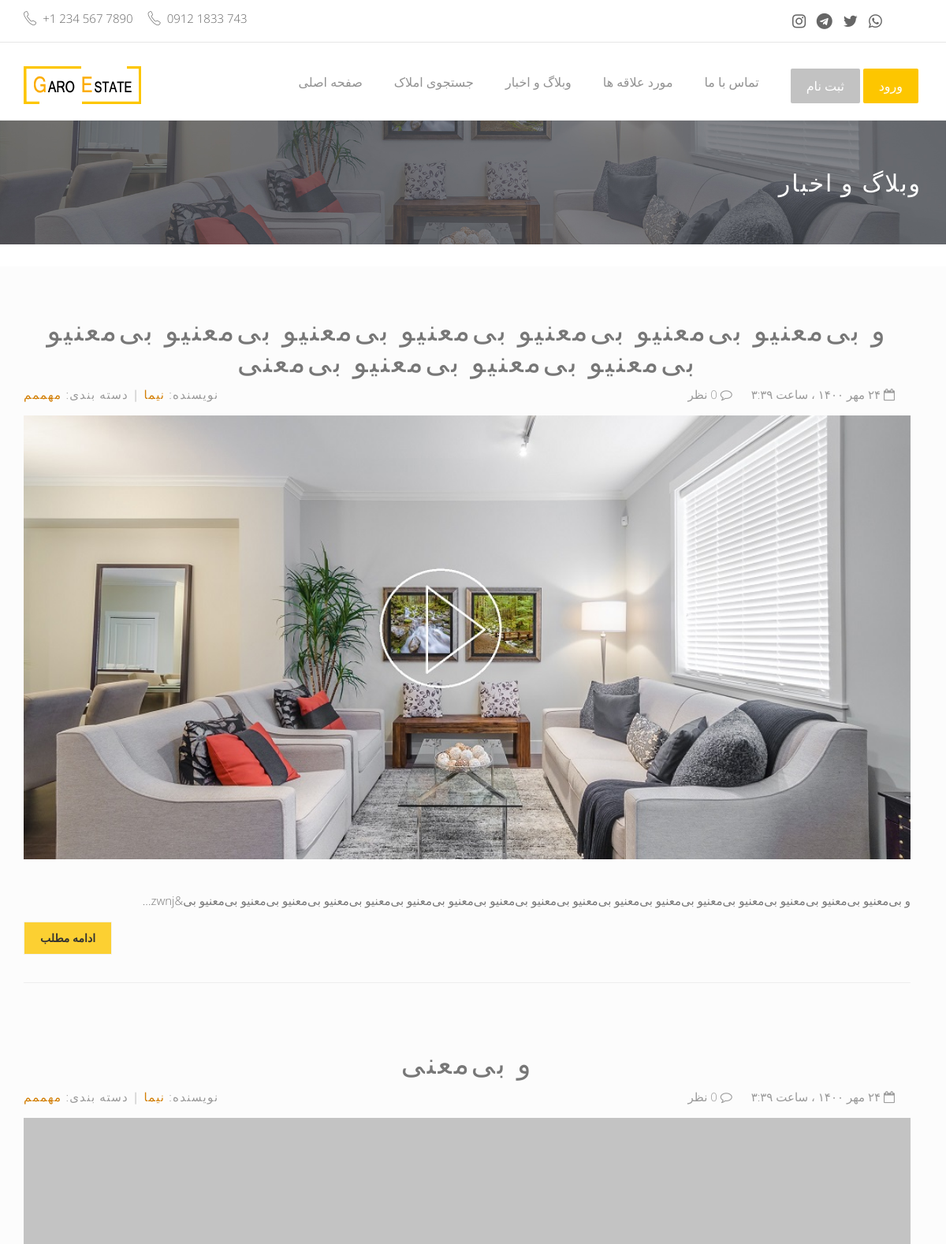
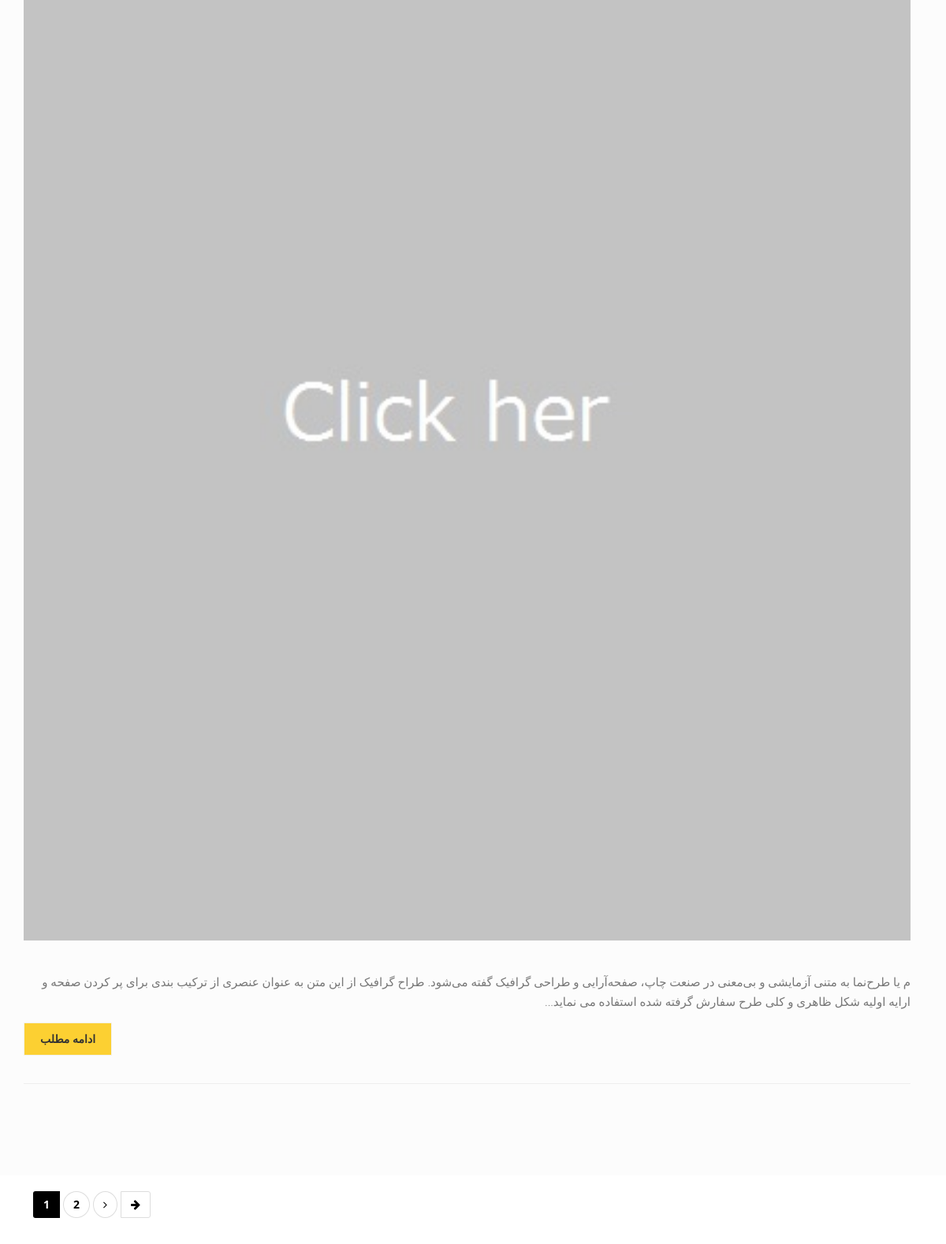
Screenshot of /blog/ (upper part) with the database file from the repository (2 pictures, top to bottom).
### blogApp/models.py (models this page shows, shortened)
class Post(models.Model):
    title = models.CharField(max_length=255)
    title_tag = models.CharField(max_length=255, default='Blog Post')
    slug = models.SlugField(max_length=255, null=True, blank=True)
    author = models.ForeignKey(User, on_delete=models.CASCADE)
    img = models.ImageField(upload_to='blog', null=True)
    body = RichTextField(blank=False, null=True)
    comments = models.ManyToManyField(PostComment, blank=True)
    post_date = models.DateTimeField(auto_now_add=True)
    category = models.ForeignKey(Categories, null=True, on_delete=models.PROTECT, related_name='category_set')
    def j_post_date(self):
        return jalali_converter(self.post_date)

class Categories(models.Model):
    categoryname = models.CharField(max_length=255)
    def __str__(self):
        return self.categoryname

### blogApp/views.py (the view)
# urls.py: path('', blog.as_view(), name="blog"),
class blog(ListView):
   model = Post
   template_name = 'blog_list.html'
   context_object_name = 'posts'
   cats = Categories.objects.all()
   ordering = ['-post_date']
   paginate_by = 2
   def get_context_data(self, *args, **kwargs):
      cat_list = Categories.objects.all()
      latestpost_list = Post.objects.all().order_by('-post_date')[:3]
      context = super(blog, self).get_context_data(*args, **kwargs)
      context["cat_list"] = cat_list
      context["latestpost_list"] = latestpost_list
      return context

### extensions/jalali.py (called while the page is built)
    def persian_tuple(self):
        return self.persian_year, self.persian_month, self.persian_day

### extensions/utils.py (called while the page is built)
def persian_number_converter(mystr):
    number = {
        '1': '۱',
        '2': '۲',
        '3': '۳',
        '4': '۴',
        '5': '۵',
        '6': '۶',
        '7': '۷',
        '8': '۸',
        '9': '۹',
        '0': '۰',
    }
    for e, p in number.items():
        mystr = mystr.replace(e, p)
    return mystr

def jalali_converter(time):
    jmonth = ['فرودین', 'اردیبهشت', 'خرداد', 'تیر', 'مرداد', 'شهریور', 'مهر', 'آبان', 'آذر', 'دی', 'بهمن', 'اسفند', ]
    time = timezone.localtime(time)
    time_to_string = '{},{},{}'.format(time.year, time.month, time.day)
    time_to_tuple = jalali.Gregorian(time_to_string).persian_tuple()
    time_to_list = list(time_to_tuple)
    for index, month in enumerate(jmonth):
        if time_to_list[1] == index + 1:
            time_to_list[1] = month
            break
    output = '{} {} {} ، ساعت {}:{}'.format(
        time_to_list[2],
        time_to_list[1],
        time_to_list[0],
        time.hour,
        time.minute,
    )
    return persian_number_converter(output)

### templates/blog_list.html (shortened to what this page needs)
{% extends 'base.html' %}
{% block content %}
<div class="page-head">
    <div class="container">
        <div class="row" dir="rtl" align="right">
            <div class="page-head-content">
                <h1 class="page-title"> وبلاگ و اخبار </h1>
            </div>
        </div>
    </div>
</div>
<br>
<div class="content-area blog-page padding-top-40" style="background-color: #FCFCFC; padding-bottom: 55px;">
    <div class="container">
        <div class="row">
            <div class="blog-lst col-md-12 pl0">
               {% for post in posts %}
                <section class="post">
                    <div class="text-center padding-b-50">
                        <h2 class="wow fadeInLeft animated" dir="rtl"> {{post.title}} </h2>
                    </div>
                    <div class="row">
                        <div class="col-sm-6">
                            <p class="author-category">
                                نویسنده:  <a href="#"> {{post.author.first_name}} </a> |
                                دسته بندی:  <a href="#"> {{post.category}} </a>
                            </p>
                        </div>
                        <div class="col-sm-6 right">
                            <p class="date-comments" dir="rtl">
                                <a href="#"><i class="fa fa-calendar-o"></i> {{post.j_post_date }} </a>
                                <a href="#"><i class="fa fa-comment-o"></i> {{ post.comments.all.count }} نظر</a>
                            </p>
                        </div>
                    </div>
                    <div class="image wow fadeInLeft animated">
                        <a href="single.html">
                            <img src="{{post.img.url}}" class="img-responsive" alt="Example blog post alt">
                        </a>
                    </div>
                    <div dir="rtl" align="right">
                      <p class="intro"> {{post.body | slice:':250' | safe}}... </p>
                    </div>
                    <p dir="rtl" align="left">
                        <a href="{% url 'blog-detail' post.slug %}" class="btn btn-default btn-border"> ادامه مطلب </a>
                    </p>
                    <hr>
                </section>
               {% endfor %}
            </div>
        </div>
    </div>
</div>
<div class="container">
  <div class="row">
    <div class="col-lg-12">
      <nav aria-label="...">
        <ul class="pagination">
        {% if is_paginated %}
          {% for num in page_obj.paginator.page_range %}
            {% if num == page_obj.number %}
              <li class="page-item active"><a class="page-link" style="color:#ffffff; background-color: black; border-color: black;" href="?page={{num}}">{{num}}</a></li>
            {% elif num > page_obj.number|add:'-2' and num < page_obj.number|add:'2' %}
              <li class="page-item"><a class="page-link" style="color:black" href="?page={{num}}">{{num}}</a></li>
            {% endif %}
          {% endfor %}
          {% if page_obj.has_next %}
            <li class="page-item"><a class="page-link" style="color:black" href="?page={{page_obj.next_page_number}}"><i class="fa fa-angle-right" aria-hidden="true"></i></a></li>
            <li class="page-item"><a class="page-link" style="color:black" href="?page={{ page_obj.paginator.num_pages }}"><i class="fa fa-arrow-right" aria-hidden="true"></i></a></li>
          {% endif %}
        {% endif %}
        </ul>
      </nav>
    </div>
  </div>
</div>
{% endblock %}

### core/static/assets/css/style.css (style rules this page uses)
html, body { width: 100%; overflow-x: hidden; }
body { height:100%; font-family: 'Open Sans', sans-serif; font-weight: 300; padding:0; margin:0; font-size:14px; line-height: 28px; color: #777; background: #fff; position: relative; }
h1, .h1, h2, .h2, h3, .h3, h4, .h4, h5, .h5, h6, .h6, p, .navbar, .brand, .btn-simple { -moz-osx-font-smoothing: grayscale; -webkit-font-smoothing: antialiased; }
h1, .h1, h2, .h2, h3, .h3, h4, .h4 { font-weight: 400; }
h1, .h1 { font-size: 52px; }
h2, .h2 { font-size: 36px; }
p { font-size: 15px; line-height: 1.6180em; }
p { padding: 0px 0px 1em; margin:0; }
a { color: #d27e04; outline: 0; font-weight: bold; -webkit-transition: all .8s ease; transition: all .8s ease; }
img { height: auto; max-width: 100%; vertical-align: middle; border: 0px none; }
.btn { border-width: 2px; background-color: rgba(0,0,0,.0); font-weight: 400; opacity: 0.8; padding: 8px 16px; }
.btn-default { color: #777777; border-color: #999999 }
.btn-default { border-radius: 1px; padding: 10px 20px; border: 1px solid #FDC600; color: #000; background-color: #FDC600; border-color: #F0F0F0; font-weight: 600; }
.pagination > li > a, .pagination > li > span, .pagination > li:first-child > a, .pagination > li:first-child > span, .pagination > li:last-child > a, .pagination > li:last-child > span { border-radius: 50%; margin: 0 2px; color: #777777; }
.pagination > li.active > a, .pagination > li.active > span, .pagination > li.active > a:hover, .pagination > li.active > span:hover, .pagination > li.active > a:focus, .pagination > li.active > span:focus { background-color: #2CA8FF; border: 0; color: #FFFFFF; padding: 7px 13px; }
.page-head { background: #494C53 url("../../assets/img/page-header.jpg") no-repeat scroll center top / cover; color:#FFF; position: relative; min-height: 140px; }
.page-head-content { padding-top: 52px; padding-bottom: 52px; }
.page-head-content .page-title { margin: 0px; padding: 10px 16px; font-size: 30px; font-weight: 300; text-transform: uppercase; letter-spacing: 2px; }
.content-area { background-color: #FCFCFC; padding-bottom: 55px; }
.page-title { padding-top: 55px; }
.pagination { height: 40px; margin: 20px 10px; }
.pagination li { display: inline; }
.pagination a, .pagination span { float: left; padding: 0 14px; line-height: 38px; text-decoration: none; background-color: #ffffff; border: 1px solid #dddddd; border-left-width: 0; }
.pagination a:hover, .pagination .active a, .pagination .active span { background-color: #f5f5f5; }
.pagination .active a, .pagination .active span { color: #999999; cursor: default; }
.pagination li:first-child a, .pagination li:first-child span { border-left-width: 1px; -webkit-border-radius: 3px 0 0 3px; -moz-border-radius: 3px 0 0 3px; border-radius: 3px 0 0 3px; }
.pagination li:last-child a, .pagination li:last-child span { -webkit-border-radius: 0 3px 3px 0; -moz-border-radius: 0 3px 3px 0; border-radius: 0 3px 3px 0; }
.padding-top-40 { padding-top: 40px; }
.pl0 { padding-left:0px !important; }
.right { text-align: right; }
.blog-lst img { width:100%; padding-bottom: 15px; }
.blog-page .post, #blog-homepage .post { margin-bottom: 40px; padding: 1px 15px; }
.blog-page .post h2, #blog-homepage .post h2, .blog-page .post h4, #blog-homepage .post h4 { text-transform: uppercase; letter-spacing: 0.08em; }
.blog-page .post .author-category, #blog-homepage .post .author-category { color: #999; text-transform: uppercase; font-weight: 300; letter-spacing: 0.08em; }
.blog-page .post .author-category a, #blog-homepage .post .author-category a { font-weight: 500; }
.blog-page .post .image, #blog-homepage .post .image { margin-bottom: 10px; overflow: hidden; }
.blog-page .post .intro, #blog-homepage .post .intro { text-align: left; }
.blog-page .post .date-comments a, #blog-homepage .post .date-comments a { color: #999; margin-right: 20px; font-weight: 300; }

### rows the page displays
Post: title "و بی‌معنیو بی‌معنیو بی‌معنیو بی‌معنیو بی‌معنیو بی‌معنیو بی‌معنیو بی‌معنیو بی‌معنیو بی‌معنیو بی‌معنی", author.first_name "نیما", category "مهممم", img (picture), body "و بی‌معنیو بی‌معنیو بی‌معنیو بی‌معنیو بی‌معنیو بی‌معنیو بی‌معنیو بی‌معنیو بی‌معنیو بی‌معنیو بی‌معنیو بی‌معنیو بی‌معنیو بی‌معنیو بی‌معنیو بی‌معنیو بی‌معنیو بی&zwnj"
Post: title "و بی‌معنی", author.first_name "نیما", category "مهممم", img (placeholder picture), body "م یا طرح‌نما به متنی آزمایشی و بی‌معنی در صنعت چاپ، صفحه‌آرایی و طراحی گرافیک گفته می‌شود. طراح گرافیک از این متن به عنوان عنصری از ترکیب بندی برای پر کردن صفحه و ارایه اولیه شکل ظاهری و کلی طرح سفارش گرفته شده استفاده می نماید"

### other values shown
{{ num }} "1"
{{ num }} "2"
